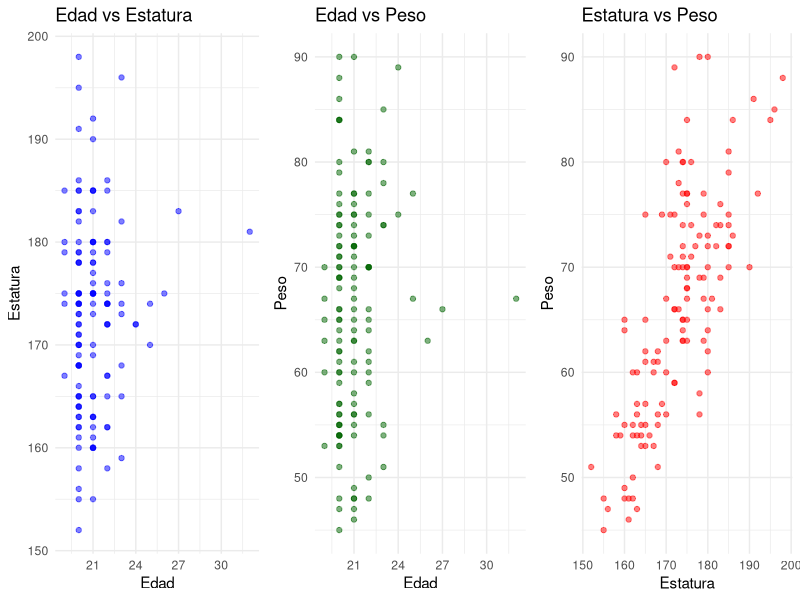
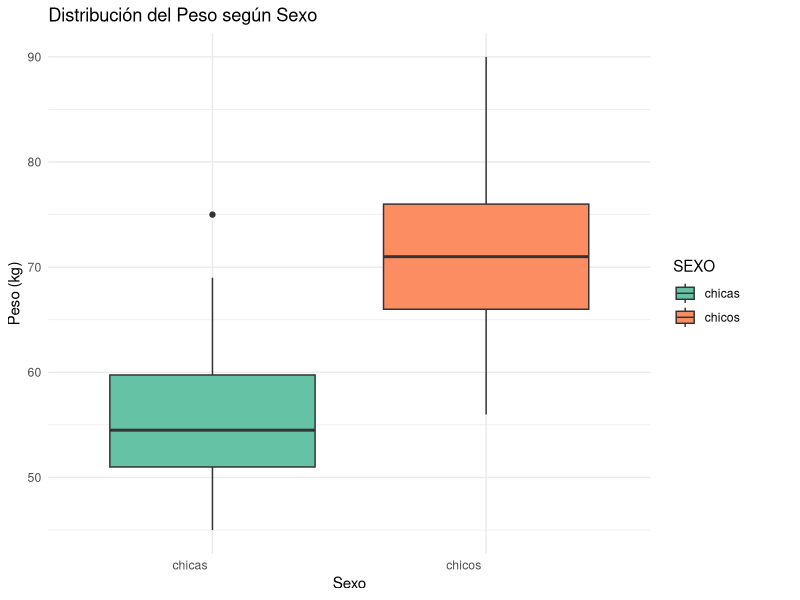
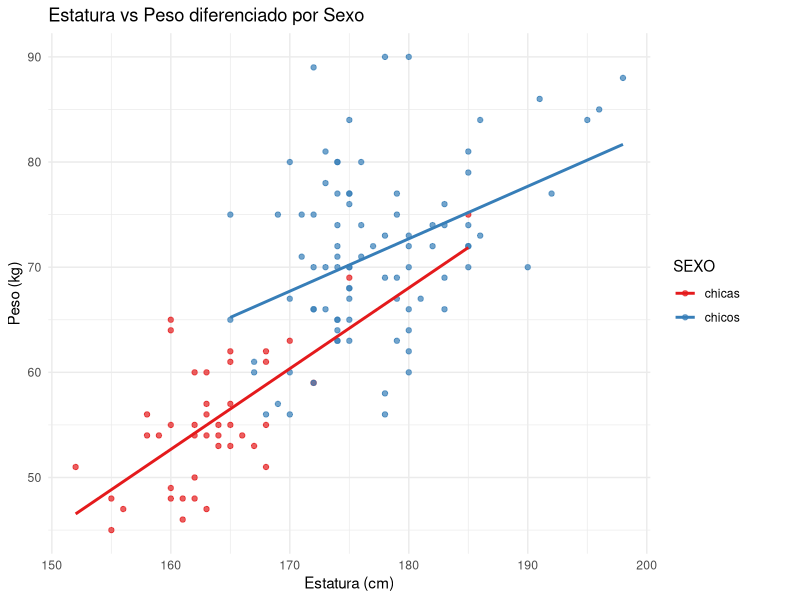
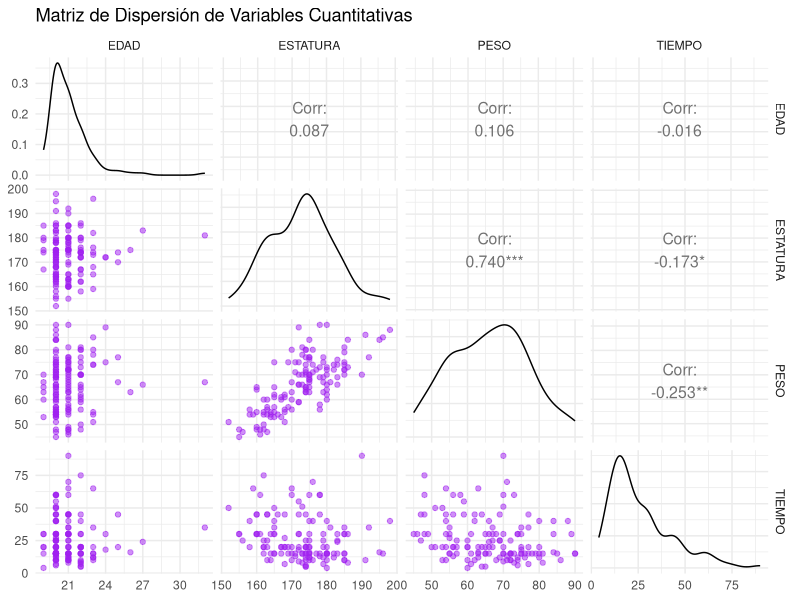

Write R code to recreate these figures, in order.
## ---- chunk 1
knitr::opts_chunk$set(echo = TRUE, warning = FALSE, message = FALSE)
## ---- chunk 2
# Cargar librerías necesarias
library(ggplot2)
library(dplyr)
library(GGally)

# Leer los datos desde la carpeta local de la práctica
datos <- read.csv("CURS8990-Codif.csv", stringsAsFactors = TRUE)

# Mostrar un breve resumen para verificar la carga
head(datos)
summary(datos)
## ---- chunk 3
# Diagramas de dispersión en pares
p1 <- ggplot(datos, aes(x = EDAD, y = ESTATURA)) +
  geom_point(alpha = 0.5, color = "blue") +
  theme_minimal() +
  labs(title = "Edad vs Estatura", x = "Edad", y = "Estatura")

p2 <- ggplot(datos, aes(x = EDAD, y = PESO)) +
  geom_point(alpha = 0.5, color = "darkgreen") +
  theme_minimal() +
  labs(title = "Edad vs Peso", x = "Edad", y = "Peso")

p3 <- ggplot(datos, aes(x = ESTATURA, y = PESO)) +
  geom_point(alpha = 0.5, color = "red") +
  theme_minimal() +
  labs(title = "Estatura vs Peso", x = "Estatura", y = "Peso")

# Mostrar los gráficos juntos
library(gridExtra)
grid.arrange(p1, p2, p3, ncol = 3)
## ---- chunk 4
# Filtrar NA si los hubiera antes del cálculo
cor_edad_estatura <- cor(datos$EDAD, datos$ESTATURA, use = "complete.obs")
cor_edad_peso <- cor(datos$EDAD, datos$PESO, use = "complete.obs")
cor_estatura_peso <- cor(datos$ESTATURA, datos$PESO, use = "complete.obs")

cat("Correlación Edad - Estatura:", round(cor_edad_estatura, 4), "\n")
cat("Correlación Edad - Peso:", round(cor_edad_peso, 4), "\n")
cat("Correlación Estatura - Peso:", round(cor_estatura_peso, 4), "\n")
## ---- chunk 5
ggplot(datos, aes(x = SEXO, y = PESO, fill = SEXO)) +
  geom_boxplot() +
  theme_minimal() +
  labs(title = "Distribución del Peso según Sexo",
       x = "Sexo", y = "Peso (kg)") +
  scale_fill_brewer(palette = "Set2")
## ---- chunk 6
# Agrupar por sexo y calcular resumen de estadísticas de Peso
resumen_peso <- datos %>%
  group_by(SEXO) %>%
  summarise(
    Media = mean(PESO, na.rm = TRUE),
    Mediana = median(PESO, na.rm = TRUE),
    Desviacion = sd(PESO, na.rm = TRUE),
    Minimo = min(PESO, na.rm = TRUE),
    Maximo = max(PESO, na.rm = TRUE)
  )

print(resumen_peso)
## ---- chunk 7
ggplot(datos, aes(x = ESTATURA, y = PESO, color = SEXO)) +
  geom_point(alpha = 0.7) +
  theme_minimal() +
  labs(title = "Estatura vs Peso diferenciado por Sexo",
       x = "Estatura (cm)", y = "Peso (kg)") +
  scale_color_brewer(palette = "Set1") +
  geom_smooth(method = "lm", se = FALSE) # Añadimos líneas de tendencia
## ---- chunk 8
# Seleccionar variables cuantitativas
vars_cuant <- datos %>% select(EDAD, ESTATURA, PESO, TIEMPO)

# Usamos ggpairs de la librería GGally para una matriz de dispersión y correlaciones
ggpairs(vars_cuant,
        title = "Matriz de Dispersión de Variables Cuantitativas",
        lower = list(continuous = wrap("points", alpha = 0.5, color = "purple")),
        upper = list(continuous = wrap("cor", size = 4))) +
  theme_minimal()
